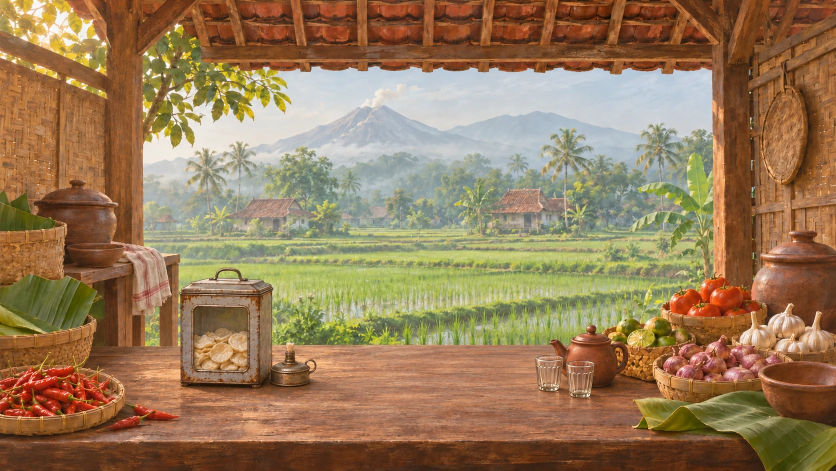
#> input picture art/warung/warung-day-v2.webp, 1672 x 941 px (shown at 1/2 size); its folder holds 5 pictures in this run
$ python build-warung-scene.py
#> lines starting #> are read from the running program, lines starting #| are printed output that depends on the picture
#!/usr/bin/env python3
"""Builds the warung's scene: the day and night plates, the counter strips and the ambient loops.

Inputs, all in art/warung/ (kept out of the published site), from the round 2 artwork:
  warung-day-v2.webp, warung-night-v2.webp   1672 x 941 plates
  loop-steam-day-v2.webp     4x2 steam wisps (one set, day and night)
  loop-smoke-day-v2.webp     2x4 thin smoke (not used: over Merapi it looked out of place)
  loop-kucing-day-v2.webp, loop-kucing-night-v2.webp   4x2 a sleeping cat breathing
  loop-cicak-night-v2.webp   3x3 still, six crawl frames, two holds
  loop-sachet-day-v2.webp, loop-sachet-night-v2.webp   3x3 a strip of kopi sachets swaying

Outputs:
  img/warung.webp, img/warung-malam.webp           the plates
  img/warung-meja.webp, img/warung-malam-meja.webp the counter strip (y 680..941) for each
  img/warung-loop-*.webp                           one horizontal strip of frames per loop
  js/data/warung-scene.js                          where each loop sits in the 1672 x 941 world, and its timing

  python3 scripts/build-warung-scene.py
"""
import json, os
import numpy as np
from PIL import Image

ROOT = os.path.dirname(os.path.dirname(os.path.abspath(__file__)))
ART = os.path.join(ROOT, "art", "warung")
IMG = os.path.join(ROOT, "img")
W, H = 1672, 941
MEJA_Y = 680

def rgba(name): return Image.open(os.path.join(ART, name)).convert("RGBA")

# ---------------------------------------------------------------- plates and counter strips
for src, out in [("warung-day-v2.webp", "warung"), ("warung-night-v2.webp", "warung-malam")]:
    im = Image.open(os.path.join(ART, src)).convert("RGB")
#> im is the input picture: PIL image 1672x941 RGB; mean R, G, B 151.9, 123.2, 88.6
    assert im.size == (W, H), im.size
    im.save(os.path.join(IMG, out + ".webp"), quality=82, method=6)
    strip = im.crop((0, MEJA_Y, W, H)).convert("RGBA")
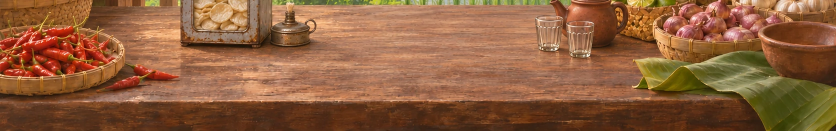
#> strip: PIL image 1672x261 RGBA (shown at 1/2 size); mean R, G, B, A 142.5, 94.9, 61.3, 255
    a = np.full((H - MEJA_Y, W), 255, np.uint8)
    a[:10] = np.linspace(0, 255, 10, dtype=np.uint8)[:, None]       # a soft top edge, as before
    strip.putalpha(Image.fromarray(a))
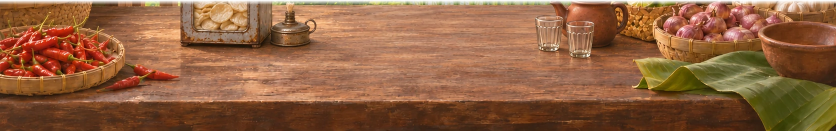
#> strip: PIL image 1672x261 RGBA (shown at 1/2 size); mean R, G, B, A 142.5, 94.9, 61.3, 250.1; transparent parts drawn white
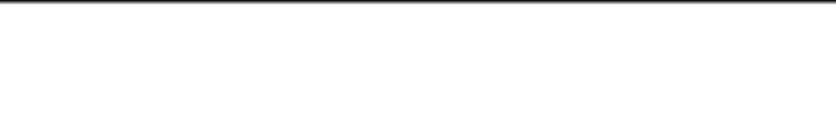
#> a: shape (261, 1672) (shown at 1/2 size); min 0, max 255, mean 250.1
    strip.save(os.path.join(IMG, out + "-meja.webp"), quality=82, alpha_quality=90, method=6)
#> pass 2 of the loop `for src, out in [("warung-day-v2.webp", "warung"), ("warung-night-v2.w..`:
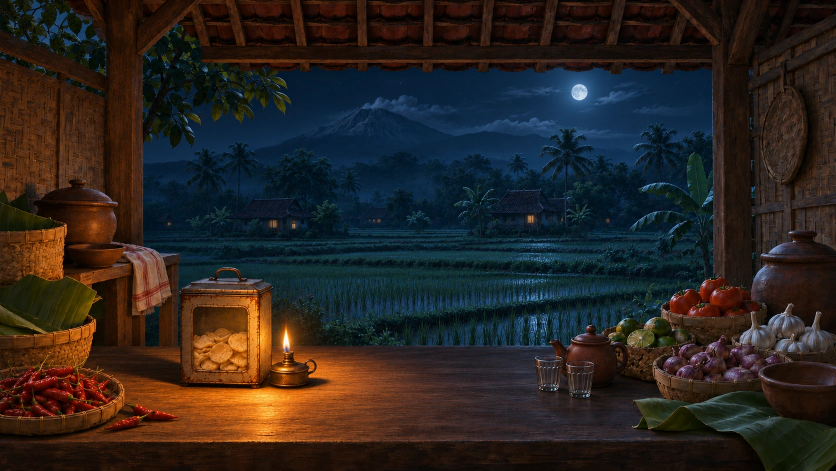
#> input picture art/warung/warung-night-v2.webp, 1672 x 941 px (shown at 1/2 size)
#> im is the input picture: PIL image 1672x941 RGB; mean R, G, B 42.9, 36.4, 32.7
#> `strip = im.crop((0, MEJA_Y, W, H)).convert("RGBA")`:
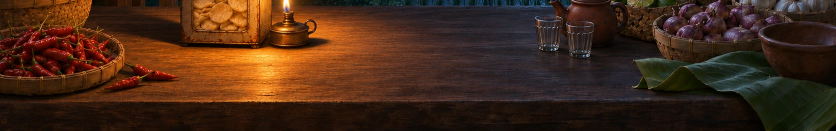
#> strip: PIL image 1672x261 RGBA (shown at 1/2 size); mean R, G, B, A 69.4, 41, 23.7, 255
#> `strip.putalpha(Image.fromarray(a))`:
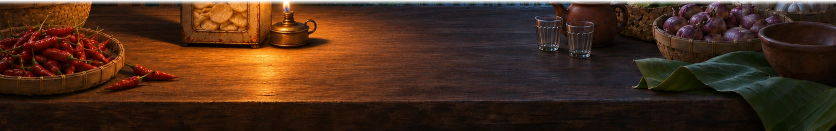
#> strip: PIL image 1672x261 RGBA (shown at 1/2 size); mean R, G, B, A 69.4, 41, 23.7, 250.1; transparent parts drawn white

# ---------------------------------------------------------------- loops
def cells(name, cols, rows):
    im = rgba(name); w, h = im.size
    return [im.crop((c * w // cols, r * h // rows, (c + 1) * w // cols, (r + 1) * h // rows))
            for r in range(rows) for c in range(cols)]

def strip(frames, scale, out):
    """Crop every frame to the union of their opaque boxes (so the anchor stays put), scale, lay them in a row."""
    boxes = [f.getchannel("A").point(lambda v: 255 if v > 6 else 0).getbbox() for f in frames]
    x0 = min(b[0] for b in boxes); y0 = min(b[1] for b in boxes)
    x1 = max(b[2] for b in boxes); y1 = max(b[3] for b in boxes)
    pad = 4; x0, y0 = max(0, x0 - pad), max(0, y0 - pad); x1, y1 = x1 + pad, y1 + pad
    cw, ch = round((x1 - x0) * scale), round((y1 - y0) * scale)
    row = Image.new("RGBA", (cw * len(frames), ch), (0, 0, 0, 0))
    for i, f in enumerate(frames):
        row.paste(f.crop((x0, y0, x1, y1)).resize((cw, ch), Image.LANCZOS), (i * cw, 0))
    row.save(os.path.join(IMG, out + ".webp"), quality=86, alpha_quality=90, method=6)
    return cw, ch

def defringe_pale(f):
    """The gecko came with a pale halo: pull half-transparent edge pixels toward the body colour and thin them."""
    a = np.array(f).astype(np.float32)
    al = a[..., 3] / 255
    edge = (al > 0) & (al < 0.85)
    a[..., :3][edge] *= 0.6
    a[..., 3][edge] *= 0.7
    return Image.fromarray(a.clip(0, 255).astype(np.uint8))

loops = []
def loop(key, frames, seq, scale, anchor, at, fps, when, **extra):
    """anchor: which point of the frame box sits at world point `at`: ("bottom"|"top"|"center")."""
    cw, ch = strip([frames[i] for i in seq], scale, "warung-loop-" + key)
    x, y = at
    left = x - cw / 2
    top = {"bottom": y - ch, "top": y, "center": y - ch / 2}[anchor]
    loops.append(dict(key=key, src="img/warung-loop-%s.webp" % key, n=len(seq), w=cw, h=ch,
                      x=round(left, 1), y=round(top, 1), fps=fps, when=when, **extra))

steam = cells("loop-steam-day-v2.webp", 4, 2)
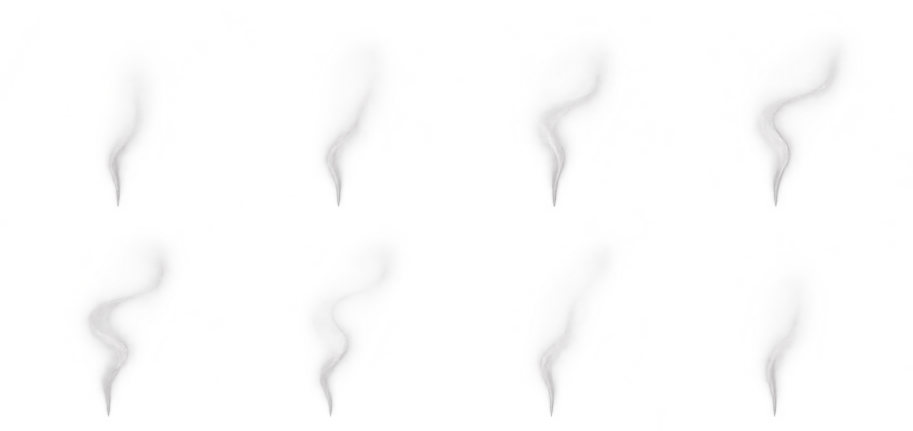
#> input picture art/warung/loop-steam-day-v2.webp, 1825 x 862 px (shown at 1/2 size)
#> in rgba, returned value is the input picture: PIL image 1825x862 RGBA; mean R, G, B, A 53.8, 53.4, 53.4, 10.8
#> steam = 8 items
loop("steam", steam, list(range(8)), 0.30, "bottom", (1182, 652), 6, "both", opacity=0.7)
#> in strip, `row = Image.new("RGBA", (cw * len(frames), ch), (0, 0, 0, 0))`: row: PIL image 568x115 RGBA; every value is 0
#> after the loop in strip, `for i, f in enumerate(frames):`:
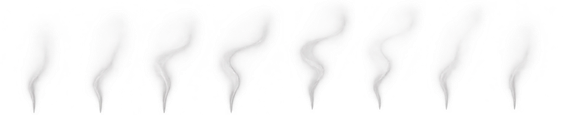
#> row: PIL image 568x115 RGBA; mean R, G, B, A 107, 106.5, 106.6, 23.3; transparent parts drawn white
#> in loop, `cw, ch = strip([frames[i] for i in seq], scale, "warung-loop-" + key)`: cw = 71; ch = 115
#> in loop, `left = x - cw / 2`: left = 1146.5
#> in loop, `top = {"bottom": y - ch, "top": y, "center": y - ch / 2}[anchor]`: top = 537
for when, src in [("day", "loop-kucing-day-v2.webp"), ("night", "loop-kucing-night-v2.webp")]:
    cat = cells(src, 4, 2)
#> call 2 of rgba, with name = 'loop-kucing-day-v2.webp'
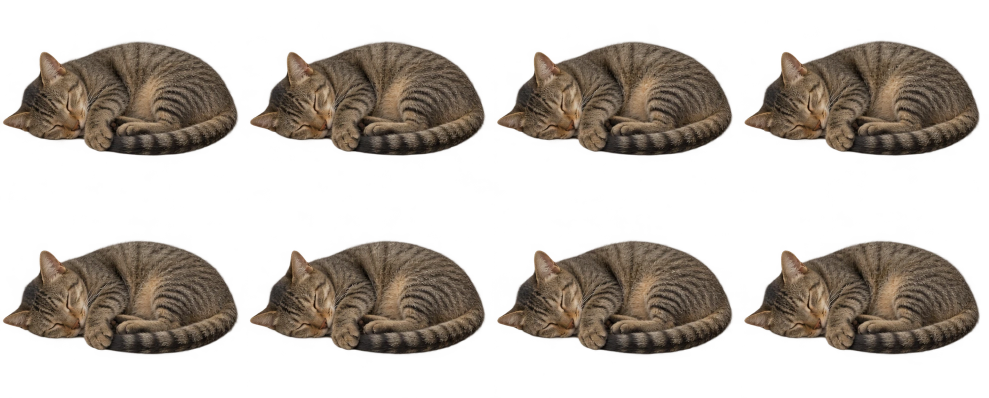
#> input picture art/warung/loop-kucing-day-v2.webp, 1977 x 795 px (shown at 1/2 size)
#> in rgba, returned value is the input picture: PIL image 1977x795 RGBA; mean R, G, B, A 43.5, 36.4, 29.4, 98.8
#> cat = 8 items
    loop("kucing-" + when, cat, [0, 1, 2, 3, 4, 5, 6, 7, 6, 5, 4, 3, 2, 1], 0.39, "bottom", (470, 868), 5, when)
#> call 2 of strip, with scale = 0.39, out = 'warung-loop-kucing-day'
#> in strip (call 2), `boxes = [f.getchannel("A").point(lambda v: 255 if v > 6 else 0).getbbo..`: boxes = [(0, 81, 478, 313), (5, 80, 478, 312), (4, 81, 479, 312), (6, 79, 479, 313), (3, 82, 479, 313), (4, 82, 479, 314), (4, 82, 479, 314), (6, 82, 479, 314), (4, 82, 479, 314), (4, 82, 479, 314), (3, 82, 479, 313), (6, 79, 479, 313), (4, 81, 479, 312), (5, 80, 478, 312)]
#> in strip (call 2), `x0 = min((b[0] for b in boxes))`: x0 = 0
#> in strip (call 2), `y0 = min((b[1] for b in boxes))`: y0 = 79
#> in strip (call 2), `x1 = max((b[2] for b in boxes))`: x1 = 479
#> in strip (call 2), `y1 = max((b[3] for b in boxes))`: y1 = 314
#> in strip (call 2), `x0, y0 = (max(0, x0 - pad), max(0, y0 - pad))`: y0 = 75
#> in strip (call 2), `x1, y1 = (x1 + pad, y1 + pad)`: x1 = 483; y1 = 318
#> in strip (call 2), `cw, ch = round((x1 - x0) * scale), round((y1 - y0) * scale)`: cw = 188; ch = 95
#> in strip (call 2), `row = Image.new("RGBA", (cw * len(frames), ch), (0, 0, 0, 0))`: row: PIL image 2632x95 RGBA; every value is 0
#> the loop in strip (call 2), `for i, f in enumerate(frames):` made 14 passes
#> after the loop in strip (call 2), `for i, f in enumerate(frames):`:
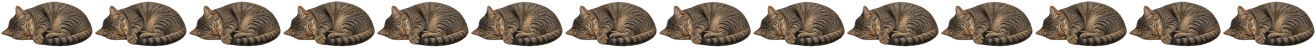
#> row: PIL image 2632x95 RGBA (shown at 1/2 size); mean R, G, B, A 71.5, 59.6, 48, 165.4; transparent parts drawn white
#> pass 2 of the loop `for when, src in [("day", "loop-kucing-day-v2.webp"), ("night", "loop-..`:
#> (the run stopped early here; a loop or call above may not have finished)
